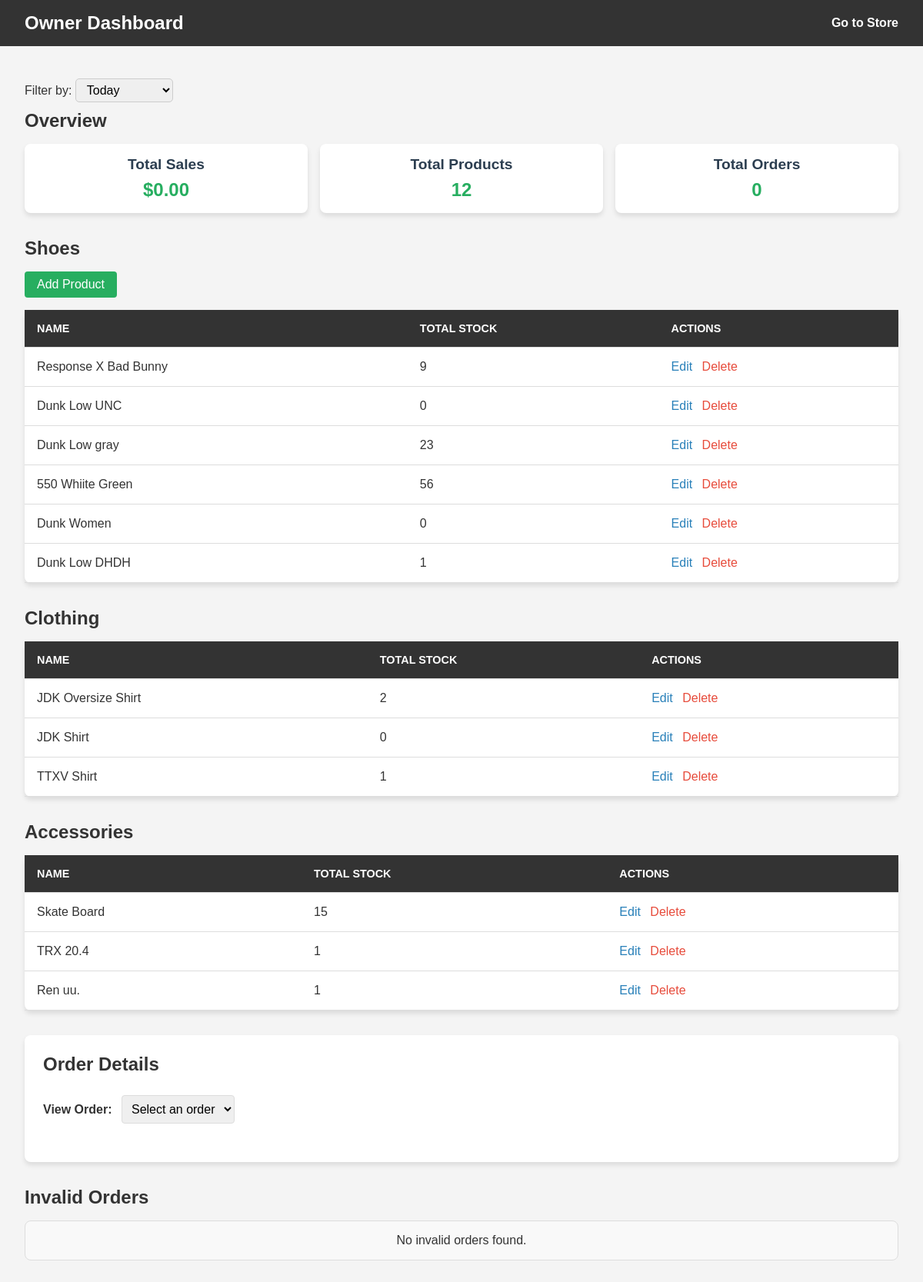
Page /owner-dashboard/ (signed in) on the earlier database version.
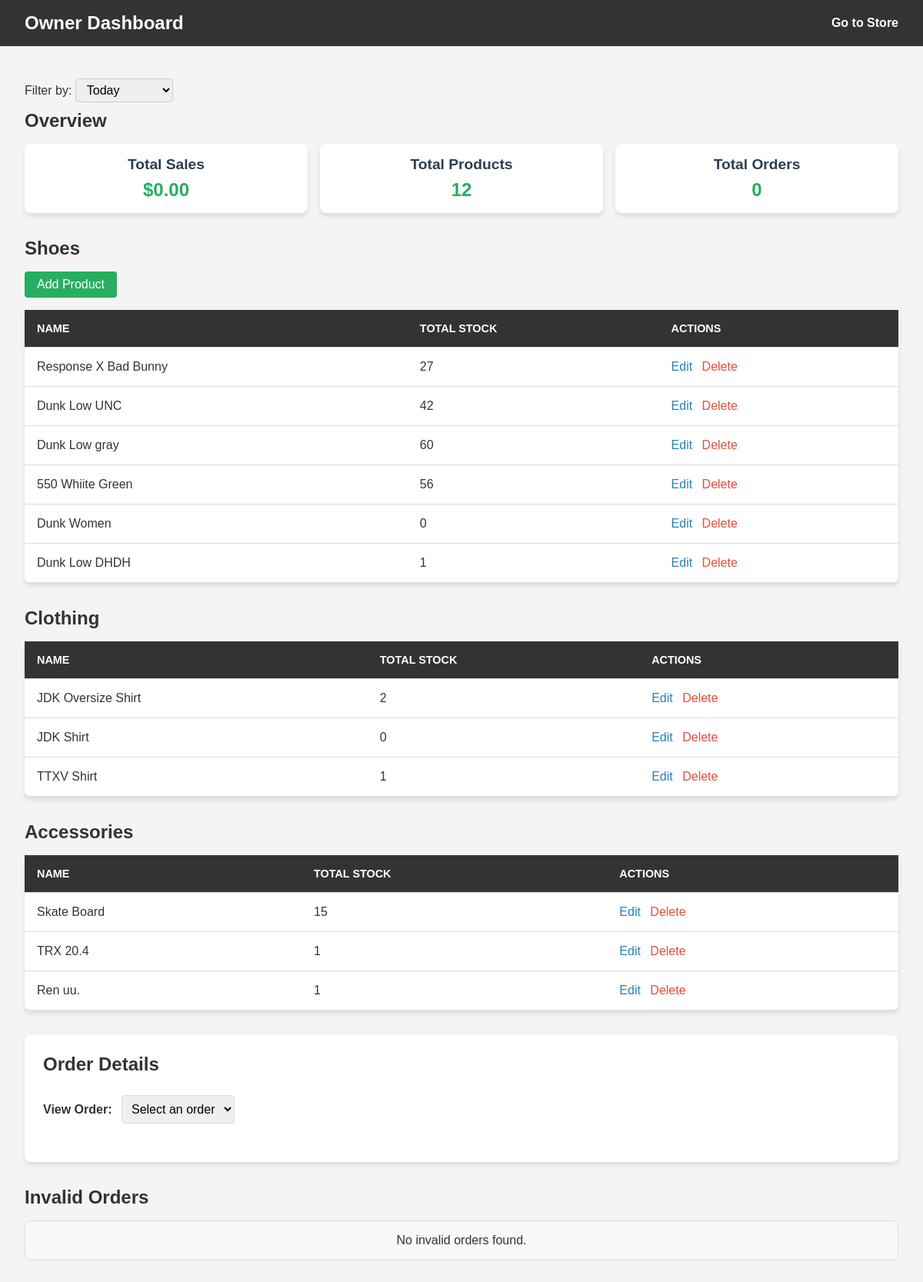
Same page on the later database version.
### store/models.py (models this page shows, shortened)
class Product(models.Model):
    brand = models.CharField(max_length=255)
    name = models.CharField(max_length=255)
    image = models.ImageField(upload_to='products/')
    product_type = models.CharField(max_length=100, choices=[
        ('shoes', 'Shoes'),
        ('clothing', 'Clothing'),
        ('accessories', 'Accessories'),
    ])
    weight = models.DecimalField(max_digits=5, decimal_places=2, default=0)  # Weight in pounds
    length = models.DecimalField(max_digits=5, decimal_places=2, default=0)  # Length in inches
    width = models.DecimalField(max_digits=5, decimal_places=2, default=0)   # Width in inches
    height = models.DecimalField(max_digits=5, decimal_places=2, default=0)  # Height in inches
    @property
    def total_stock(self):
        return sum(size.stock for size in self.sizes.all())

class ProductSize(models.Model):
    product = models.ForeignKey(Product, related_name='sizes', on_delete=models.CASCADE)
    size = models.CharField(max_length=10)
    price = models.DecimalField(max_digits=10, decimal_places=2)
    stock = models.PositiveIntegerField(default=0)

### store/views.py (the view)
# urls.py: path('owner-dashboard/', views.owner_dashboard, name='owner_dashboard'),
@login_required
@user_passes_test(owner_required, login_url='index')
def owner_dashboard(request):
    shoes = Product.objects.filter(product_type='shoes')
    clothing = Product.objects.filter(product_type='clothing')
    accessories = Product.objects.filter(product_type='accessories')
    total_products = Product.objects.count()
    filter_option = request.GET.get('filter', 'current_day')  # Default to current day
    now = datetime.now()
    if filter_option == 'current_day':
        start_time = now - timedelta(days=1)
    elif filter_option == 'last_7_days':
        start_time = now - timedelta(days=7)
    elif filter_option == 'last_month':
        start_time = now - timedelta(days=30)
    else:
        start_time = None  # Default to show all records if no filter matches
    try:
        payment_intents = stripe.PaymentIntent.list(limit=100)
        filtered_payment_intents = [
            intent for intent in payment_intents['data']
            if intent['status'] == 'succeeded' and
               (start_time is None or datetime.fromtimestamp(intent['created']) >= start_time)
        ]
        total_sales = format_price(sum(
            Decimal(intent['amount_received']) / 100  # Stripe stores amounts in cents
            for intent in filtered_payment_intents
        ))
        total_orders = len(filtered_payment_intents)
        orders = [
            {
                'id': intent['id'],
                'name': intent['shipping']['name'] if intent.get('shipping') else 'N/A',
                'address': ", ".join(
                    filter(None, [
                        intent['shipping']['address']['line1'] if intent.get('shipping') else '',
                        intent['shipping']['address']['line2'] if intent.get('shipping') else '',
                        intent['shipping']['address']['city'] if intent.get('shipping') else '',
                        intent['shipping']['address']['state'] if intent.get('shipping') else '',
                        intent['shipping']['address']['postal_code'] if intent.get('shipping') else '',
                        intent['shipping']['address']['country'] if intent.get('shipping') else '',
                    ])
                ) if intent.get('shipping') else 'N/A',
                'email': intent['receipt_email'] or 'N/A',
                'amount': format_price(Decimal(intent['amount_received']) / 100),
                'date': datetime.fromtimestamp(intent['created']).strftime('%B %d, %Y at %I:%M %p'),
            }
            for intent in filtered_payment_intents
        ]
        invalid_orders = fetch_invalid_orders()
    except Exception as e:
        print(f"Error fetching Stripe data: {e}")
        total_sales = format_price(0)
        total_orders = 0
        orders = []
        invalid_orders = []
    return render(request, 'store/owner_dashboard.html', {
        'shoes': shoes,
        'clothing': clothing,
        'accessories': accessories,
        'total_sales': total_sales,
        'total_products': total_products,
        'total_orders': total_orders,
        'filter_option': filter_option,
        'orders': orders,
        'invalid_orders': invalid_orders,  # Pass invalid orders to the template
    })

### store/views.py (called while the page is built, shortened)
def owner_required(user):
    return user.groups.filter(name='Owner').exists()

def format_price(amount):
    return Decimal(amount).quantize(Decimal('0.01'), rounding=ROUND_HALF_UP)

def fetch_invalid_orders():
    stripe.api_key = settings.STRIPE_SECRET_KEY
    invalid_orders = []
    try:
        checkout_sessions = stripe.checkout.Session.list(limit=100)
        invalid_sessions = [
            session for session in checkout_sessions['data']
            if session['metadata'].get('status') == 'invalid'
        ]
    except Exception as e:
        print(f"Error fetching invalid Stripe orders: {e}")
        invalid_orders = []
    return invalid_orders

### store/templates/store/owner_dashboard.html (shortened to what the changed rows need)
<!DOCTYPE html>
<html lang="en">
<head>
    {% load static %}
    <link rel="stylesheet" href="{% static 'css/styles.css' %}">
</head>
<body class="dashboard-page">
    <header class="dashboard-header">
        <div class="dashboard-header__logo">
            <h1 class="dashboard-title">Owner Dashboard</h1>
        </div>
    </header>
    <main class="dashboard-main">
        <section class="dashboard-section dashboard-overview">
            <h2 class="dashboard-section-title">Overview</h2>
        </section>
        <section class="dashboard-section dashboard-products">
            <h2 class="dashboard-section-title">Shoes</h2>
            <table class="dashboard-product-table">
                <thead>
                    <tr>
                        <th class="dashboard-table-header">Name</th>
                        <th class="dashboard-table-header">Total Stock</th>
                        <th class="dashboard-table-header">Actions</th>
                    </tr>
                </thead>
                <tbody>
                    {% for product in shoes %}
                    <tr>
                        <td class="dashboard-table-cell">{{ product.name }}</td>
                        <td class="dashboard-table-cell">{{ product.total_stock }}</td>
                        <td class="dashboard-table-cell">
                            <a href="{% url 'edit_product' product.id %}" class="dashboard-action-link dashboard-edit-link">Edit</a>
                            <a href="{% url 'delete_product' product.id %}" class="dashboard-action-link dashboard-delete-link">Delete</a>
                        </td>
                    </tr>
                    {% empty %}
                    <tr>
                        <td colspan="3" class="dashboard-table-cell">No shoes available.</td>
                    </tr>
                    {% endfor %}
                </tbody>
            </table>
        </section>
        <section class="dashboard-section dashboard-products">
            <h2 class="dashboard-section-title">Clothing</h2>
            <table class="dashboard-product-table">
                <thead>
                    <tr>
                        <th class="dashboard-table-header">Name</th>
                        <th class="dashboard-table-header">Total Stock</th>
                        <th class="dashboard-table-header">Actions</th>
                    </tr>
                </thead>
            </table>
        </section>
        <section class="dashboard-section dashboard-products">
            <h2 class="dashboard-section-title">Accessories</h2>
            <table class="dashboard-product-table">
                <thead>
                    <tr>
                        <th class="dashboard-table-header">Name</th>
                        <th class="dashboard-table-header">Total Stock</th>
                        <th class="dashboard-table-header">Actions</th>
                    </tr>
                </thead>
            </table>
        </section>
        <section class="dashboard-section dashboard-orders">
            <h2 class="dashboard-section-title">Order Details</h2>
        </section>
        <h2 class="dashboard-section-title">Invalid Orders</h2>
    </main>
</body>
</html>

Differences in the rows shown:
changed Product "Response X Bad Bunny": total_stock "9" → "27"
changed Product "Dunk Low UNC": total_stock "0" → "42"
changed Product "Dunk Low gray": total_stock "23" → "60"
